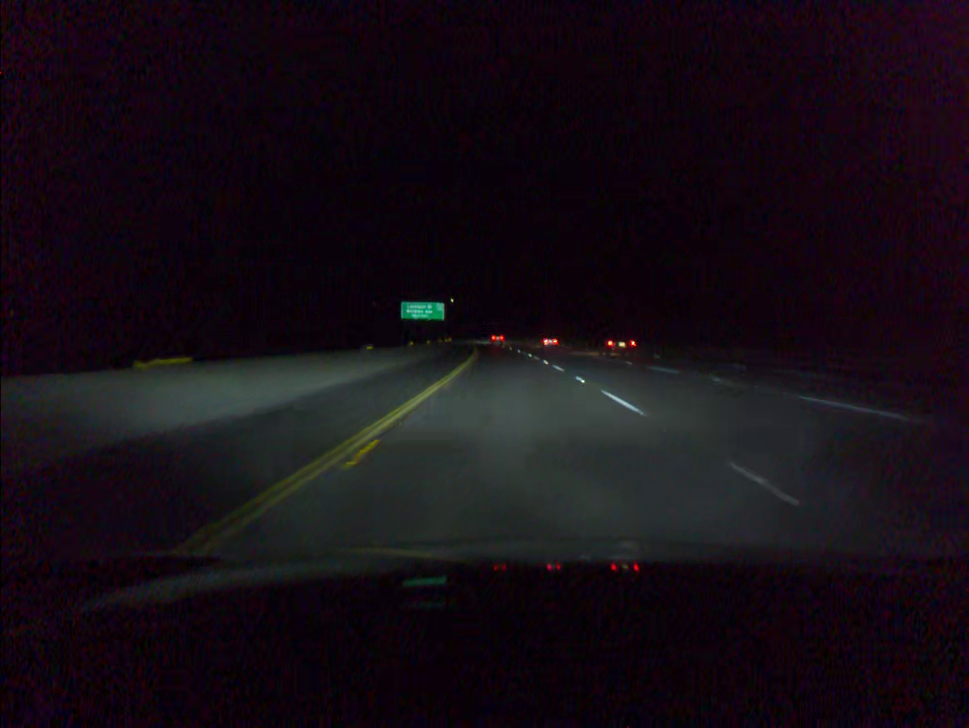
#> input picture test_img/img1.png, 969 x 728 px, shrunk from 1164 x 874 before the run; its folder holds only this picture in this run
$ python 112012049_hw3.py   (older library calls are emulated)
#> lines starting #> are read from the running program, lines starting #| are printed output that depends on the picture; after the words box and inside, x2 and y2 are one past the last pixel; in counts of white or black regions, pixels touching at a corner belong together
import cv2
import numpy as np
import math
import os


# Q1: Function to apply Gaussian blur to a grayscale image
def gaussian_blur(image, kernel_size, sigma):
    # Create a Gaussian kernel. The kernel size should be odd.
    k = kernel_size // 2
    x, y = np.mgrid[-k : k + 1, -k : k + 1]
    gaussian_kernel = np.exp(-(x**2 + y**2) / (2 * sigma**2))
    gaussian_kernel /= 2 * np.pi * sigma**2
    # Normalize the kernel so that the sum is 1
    gaussian_kernel /= gaussian_kernel.sum()
    # Apply the Gaussian kernel to the grayscale image
    blurred_image = cv2.filter2D(image, -1, gaussian_kernel)
    return blurred_image


# Q2: Function to perform Canny Edge Detection manually
def canny_edge_detection(image, low_threshold, high_threshold):
    # Compute gradients along the X and Y axis
    grad_x = cv2.Sobel(image, cv2.CV_64F, 1, 0, ksize=3)
    grad_y = cv2.Sobel(image, cv2.CV_64F, 0, 1, ksize=3)

    # Compute gradient magnitude and orientation
    magnitude = np.sqrt(grad_x**2 + grad_y**2)
    orientation = np.arctan2(grad_y, grad_x) * (180 / np.pi) % 180

    # Non-maximum suppression
    nms_image = np.zeros_like(magnitude, dtype=np.uint8)
    for i in range(1, magnitude.shape[0] - 1):
        for j in range(1, magnitude.shape[1] - 1):
            q = 255
            r = 255

            # angle 0
            if (0 <= orientation[i, j] < 22.5) or (157.5 <= orientation[i, j] <= 180):
                q = magnitude[i, j + 1]
                r = magnitude[i, j - 1]
            # angle 45
            elif 22.5 <= orientation[i, j] < 67.5:
                q = magnitude[i + 1, j - 1]
                r = magnitude[i - 1, j + 1]
            # angle 90
            elif 67.5 <= orientation[i, j] < 112.5:
                q = magnitude[i + 1, j]
                r = magnitude[i - 1, j]
            # angle 135
            elif 112.5 <= orientation[i, j] < 157.5:
                q = magnitude[i - 1, j - 1]
                r = magnitude[i + 1, j + 1]

            if (magnitude[i, j] >= q) and (magnitude[i, j] >= r):
                nms_image[i, j] = magnitude[i, j]
            else:
                nms_image[i, j] = 0

    # Double threshold
    high_threshold_image = nms_image > high_threshold
    low_threshold_image = (nms_image >= low_threshold) & (nms_image <= high_threshold)

    # Edge Tracking by Hysteresis
    final_image = np.zeros_like(magnitude, dtype=np.uint8)
    # Weak pixels adjacent to strong pixels are considered as strong ones
    for i in range(1, high_threshold_image.shape[0] - 1):
        for j in range(1, high_threshold_image.shape[1] - 1):
            if low_threshold_image[i, j]:
                if (
                    high_threshold_image[i + 1, j - 1]
                    or high_threshold_image[i + 1, j]
                    or high_threshold_image[i + 1, j + 1]
                    or high_threshold_image[i, j - 1]
                    or high_threshold_image[i, j + 1]
                    or high_threshold_image[i - 1, j - 1]
                    or high_threshold_image[i - 1, j]
                    or high_threshold_image[i - 1, j + 1]
                ):
                    final_image[i, j] = 255
            elif high_threshold_image[i, j]:
                final_image[i, j] = 255

    return final_image


# Q3 : Apply Hough Transform
# Function to perform Hough Transform
def hough_transform(image, threshold):
    # Define the Hough space
    thetas = np.deg2rad(np.arange(-90, 90, 1))  # Theta range
    width, height = image.shape
    diag_len = int(np.ceil(np.sqrt(width**2 + height**2)))  # Diagonal length
    rhos = np.linspace(-diag_len, diag_len, diag_len * 2)  # Rho range

    # Initialize the accumulator
    accumulator = np.zeros((len(rhos), len(thetas)), dtype=int)

    # Find edge points (non-zero values)
    y_idxs, x_idxs = np.nonzero(image)

    # Vote in the accumulator
    for i in range(len(x_idxs)):
        x = x_idxs[i]
        y = y_idxs[i]
        for theta_idx in range(len(thetas)):
            # Calculate rho for each theta
            rho = int(
                (x * np.cos(thetas[theta_idx]))
                + (y * np.sin(thetas[theta_idx]))
                + diag_len
            )
            accumulator[rho, theta_idx] += 1

    # Apply a threshold to the accumulator
    accumulator[accumulator < threshold] = 0

    return accumulator, thetas, rhos


def draw_hough_lines_on_image(image, accumulator, rhos, thetas, threshold):
    # Iterate over the accumulator
    for rho_idx in range(len(rhos)):
        for theta_idx in range(len(thetas)):
            # Check if there is a line at this position
            if accumulator[rho_idx, theta_idx] > threshold:
                # Convert polar coordinates to cartesian coordinates of the line
                rho = rhos[rho_idx]
                theta = thetas[theta_idx]
                a = np.cos(theta)
                b = np.sin(theta)
                x0 = a * rho
                y0 = b * rho
                x1 = int(x0 + 1000 * (-b))
                y1 = int(y0 + 1000 * (a))
                x2 = int(x0 - 1000 * (-b))
                y2 = int(y0 - 1000 * (a))

                # Draw the line on the image
                cv2.line(image, (x1, y1), (x2, y2), (255, 0, 0), 1)

    return image


# Pipeline to process the image and save the results
def process_and_save_images(image_path, output_dir):
    # Read the image
    original_image = cv2.imread(image_path)
    gray_image = cv2.cvtColor(original_image, cv2.COLOR_BGR2GRAY)

    # Extract base name without the extension
    base_name = os.path.splitext(os.path.basename(image_path))[0]

    # Apply Gaussian Blur
    blurred_image = gaussian_blur(gray_image, kernel_size=5, sigma=1)
    blurred_image_path = os.path.join(output_dir, f"{base_name}_q1.png")
    cv2.imwrite(blurred_image_path, blurred_image)

    # Apply Canny Edge Detection
    canny_edges = canny_edge_detection(
        blurred_image, low_threshold=10, high_threshold=25
    )
    canny_edges_path = os.path.join(output_dir, f"{base_name}_q2.png")
    cv2.imwrite(canny_edges_path, canny_edges)

    # Apply Hough Transform
    hough_acc, thetas, rhos = hough_transform(canny_edges, threshold=120)

    # Draw Hough Lines
    hough_lines_image = draw_hough_lines_on_image(
        original_image, hough_acc, rhos, thetas, threshold=30
    )
    hough_lines_image_path = os.path.join(output_dir, f"{base_name}_q3.png")
    cv2.imwrite(hough_lines_image_path, hough_lines_image)

    return blurred_image_path, canny_edges_path, hough_lines_image_path


def process_images_in_directory(image_dir, output_dir):
    # Create the output directory if it doesn't exist
    if not os.path.exists(output_dir):
        os.makedirs(output_dir)

    # Get all image paths from the directory
    image_paths = [
        os.path.join(image_dir, file)
        for file in os.listdir(image_dir)
        if file.endswith((".png", ".jpg", ".jpeg"))
    ]

    # Process each image
    for image_path in image_paths:
        # Process the image and save the results
        (
            blurred_image_file,
            canny_edges_file,
            hough_lines_image_file,
        ) = process_and_save_images(image_path, output_dir)
#> in process_and_save_images, original_image is the input picture: shape (728, 969, 3); mean B, G, R 20.7, 13.4, 21.5
#> in canny_edge_detection, `grad_x = cv2.Sobel(image, cv2.CV_64F, 1, 0, ksize=3)`:
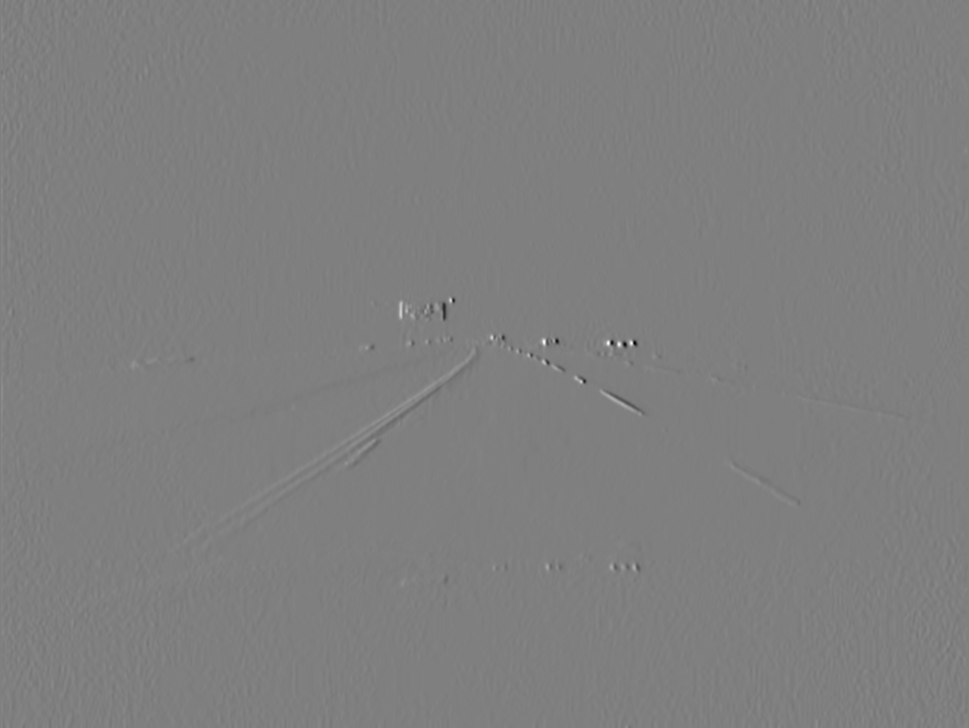
#> grad_x: shape (728, 969) float64; min -381, max 381, mean 0; drawn with min black and max white
#> in canny_edge_detection, `magnitude = np.sqrt(grad_x**2 + grad_y**2)`:
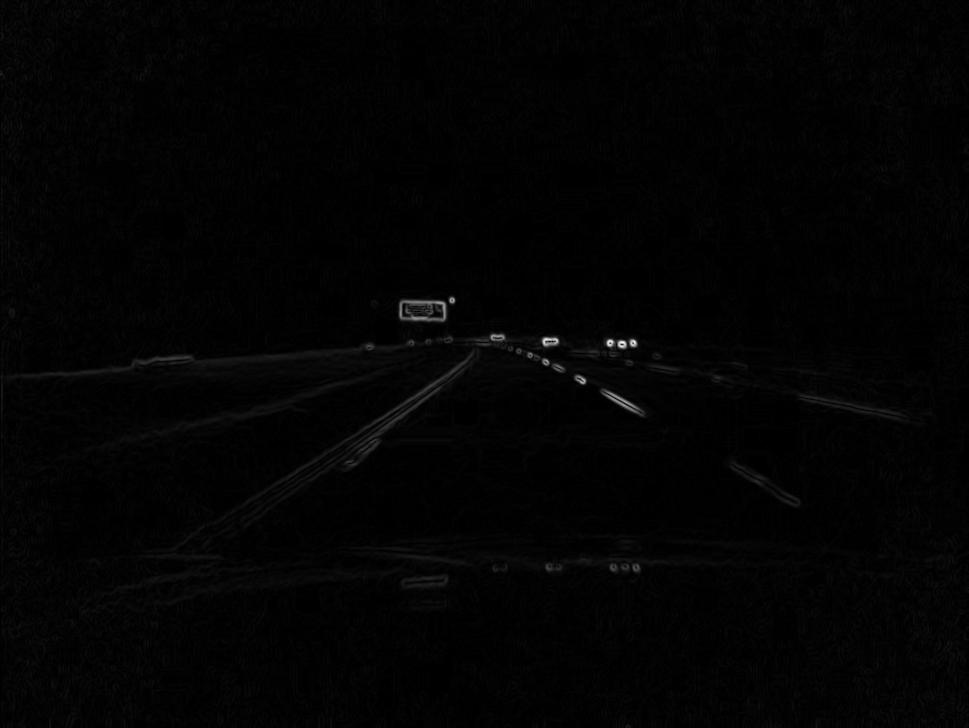
#> magnitude: shape (728, 969) float64; min 0, max 445.2, mean 6.1; drawn with min black and max white
#> in canny_edge_detection, `orientation = np.arctan2(grad_y, grad_x) * (180 / np.pi) % 180`:
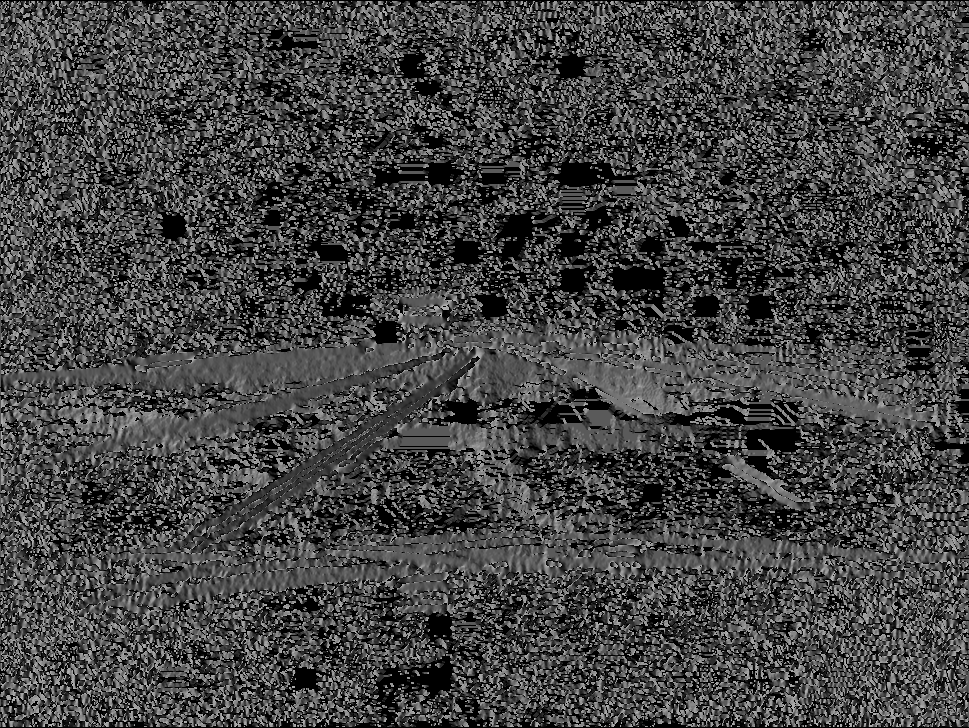
#> orientation: shape (728, 969) float64; min 0, max 179.6, mean 67.6
#> in canny_edge_detection, `high_threshold_image = nms_image > high_threshold`:
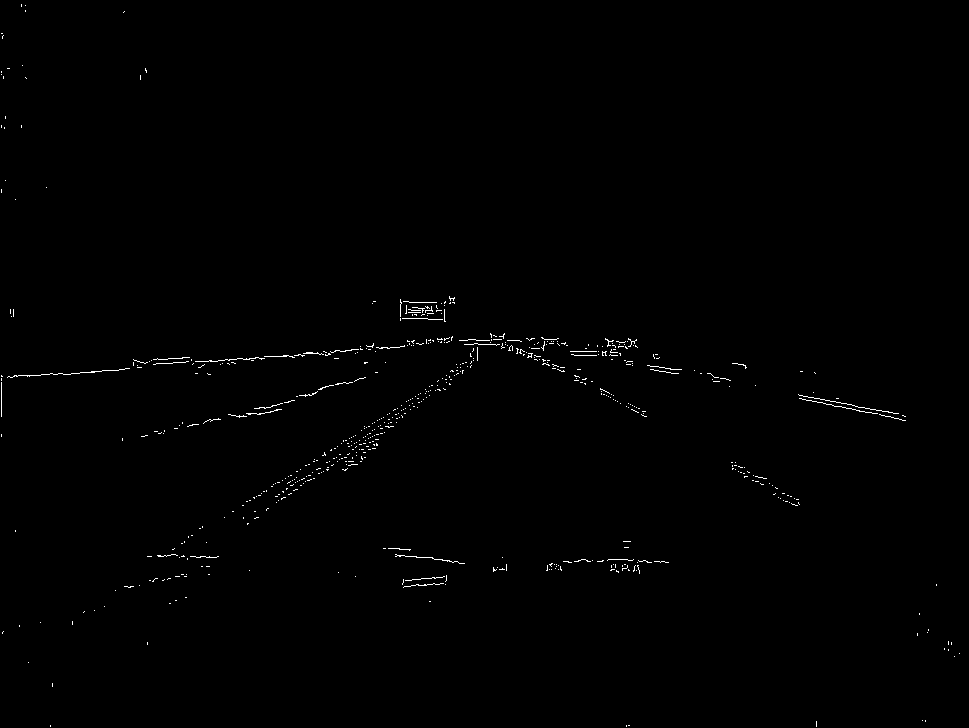
#> high_threshold_image: shape (728, 969) bool; 0.47% white in thin lines or dots
#> in canny_edge_detection, `low_threshold_image = (nms_image >= low_threshold) & (nms_image <= hig..`:
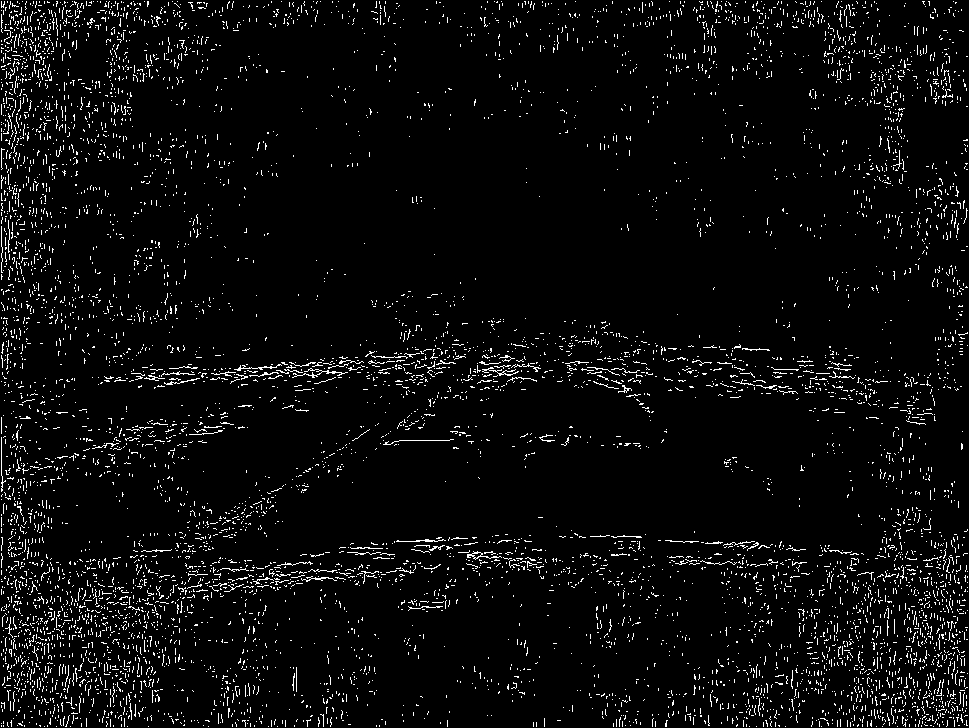
#> low_threshold_image: shape (728, 969) bool; 4.4% white in thin lines or dots
#> after the loop in canny_edge_detection, `for i in range(1, high_threshold_image.shape[0] - 1):`: final_image: shape (728, 969); 0.53% white in thin lines or dots
#> in hough_transform, `y_idxs, x_idxs = np.nonzero(image)`: y_idxs = 3737 values from 4 to 726; x_idxs = 3737 values, max 959 at index 3701, min 1 at index 16, mean 427.8
#> the loop in hough_transform, `for i in range(len(x_idxs)):` made 3737 passes
#> (x, y) on passes 1 to 3: (21, 4), (25, 4), (21, 5)
#> after the loop in hough_transform, `for i in range(len(x_idxs)):`:
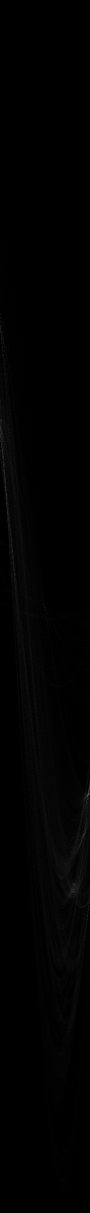
#> accumulator: shape (2426, 180) int64 (shown at 1/2 size); min 0, max 164, mean 1.5
#> in hough_transform, `accumulator[accumulator < threshold] = 0`: accumulator: shape (2426, 180) int64; 4 distinct labels, from 0 to 164
#> in process_and_save_images, `hough_acc, thetas, rhos = hough_transform(canny_edges, threshold=120)`: thetas = 180 values from -1.57 to 1.55; rhos = 2426 values from -1213 to 1213
        print(f"Processed {image_path}")
        print(f"Saved blurred image to {blurred_image_file}")
        print(f"Saved canny edges to {canny_edges_file}")
        print(f"Saved hough lines image to {hough_lines_image_file}")


# Define the directory containing your images and output directory
image_dir = "test_img"
output_dir = "result_img"

# Process all images in the directory
process_images_in_directory(image_dir, output_dir)

$ run again, on test_img/img2.png
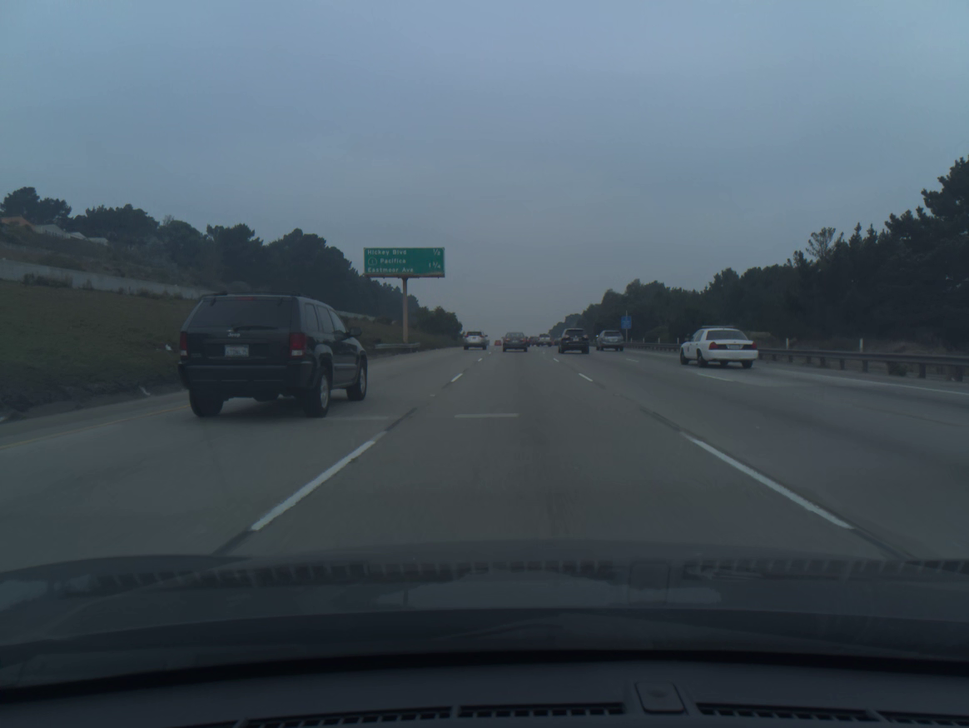
#> input picture test_img/img2.png, 969 x 728 px, shrunk from 1164 x 874 before the run
#> in process_and_save_images, original_image is the input picture: shape (728, 969, 3); mean B, G, R 96, 85.6, 71.9
#> high_threshold_image: shape (728, 969) bool; 1.9% white in thin lines or dots, all inside (x1, y1, x2, y2) = (1, 154, 968, 727)
#> low_threshold_image: shape (728, 969) bool; 2.5% white in thin lines or dots, all inside (x1, y1, x2, y2) = (1, 80, 968, 727)
#> after the loop in canny_edge_detection, `for i in range(1, high_threshold_image.shape[0] - 1):`:
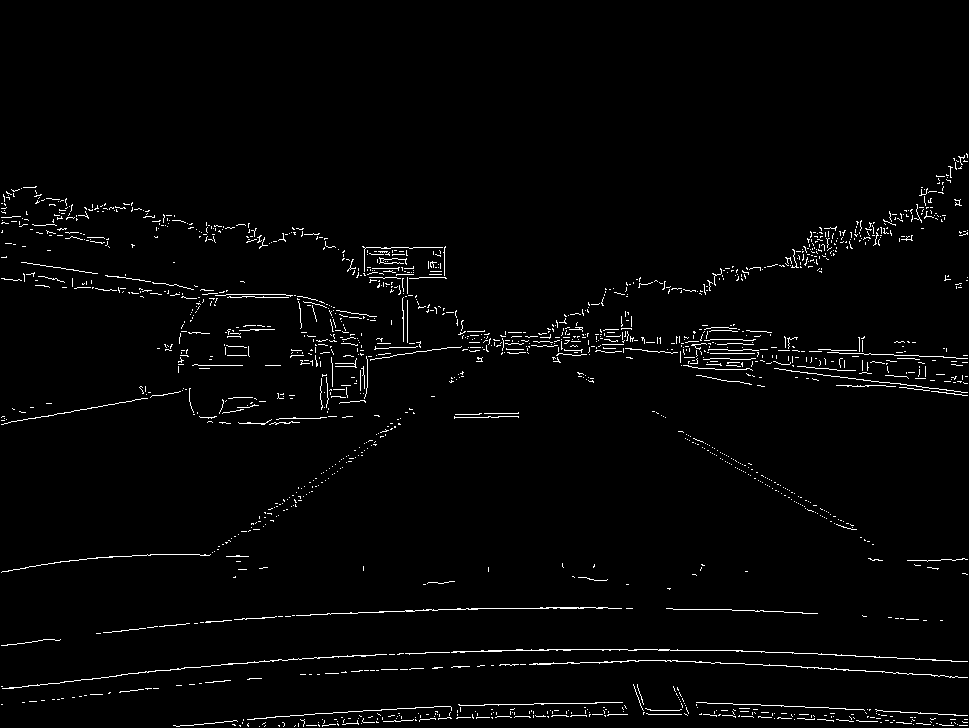
#> final_image: shape (728, 969); 2.1% white in thin lines or dots, all inside (x1, y1, x2, y2) = (1, 153, 968, 727)
#> y_idxs = 14558 values from 153 to 726; x_idxs = 14558 values, max 967 at index 2, min 1 at index 283, mean 505.2
#> the loop in hough_transform, `for i in range(len(x_idxs)):` made 14558 passes
#> (x, y) on passes 1 to 3: (966, 153), (966, 154), (967, 154)
#> in process_and_save_images, `hough_acc, thetas, rhos = hough_transform(canny_edges, threshold=120)`: thetas = 180 values from -1.57 to 1.55; rhos = 2426 values from -1213 to 1213
#> after the loop in draw_hough_lines_on_image, `for rho_idx in range(len(rhos)):`:
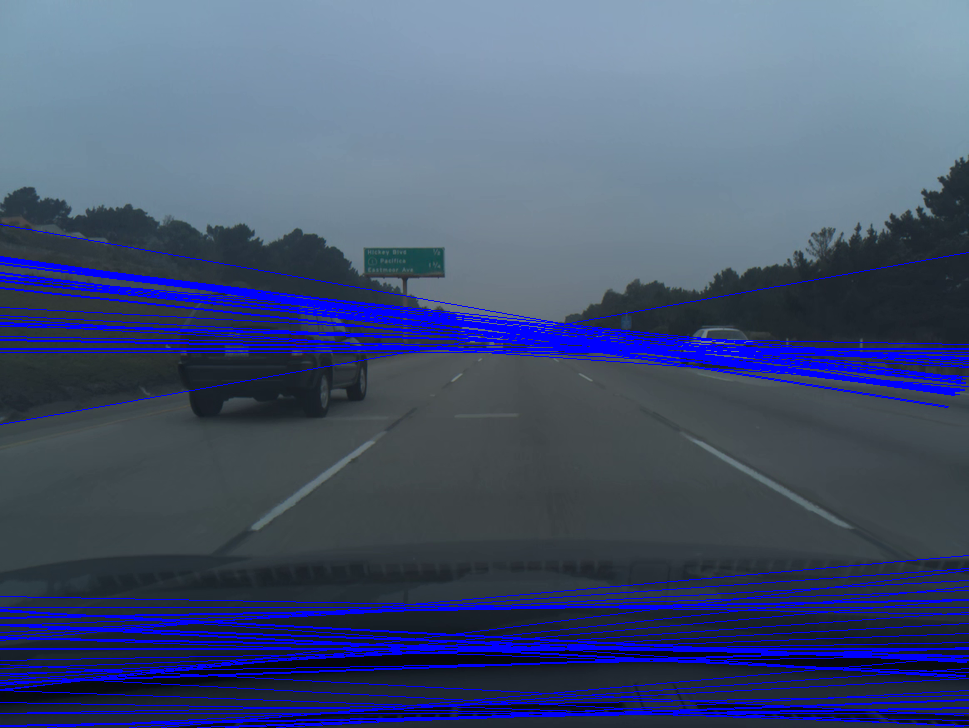
#> image: shape (728, 969, 3); mean B, G, R 114, 81.7, 68.6
